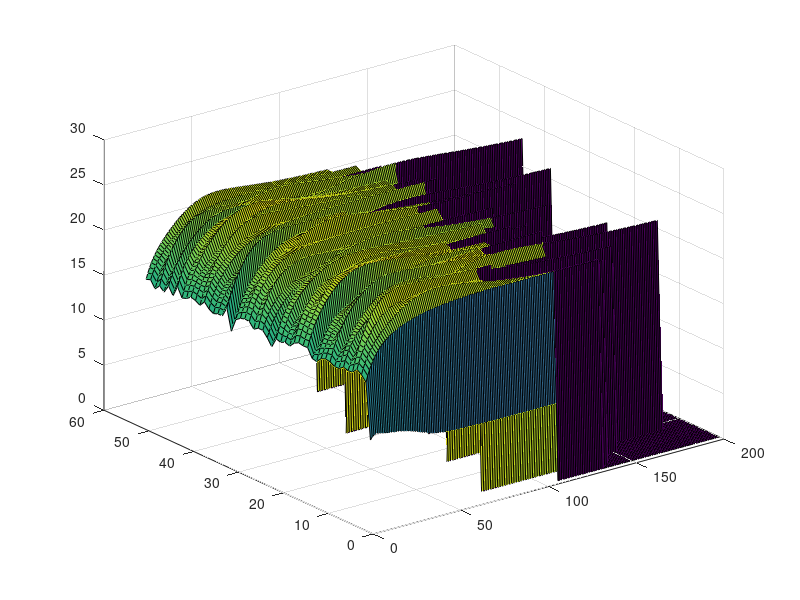

The MATLAB script that drew this image:
load('run_G_Depent_MEerr_test.mat', 'result')

mesh = result{1}.G_plot;
%warp_noise = result{1}.W

for i = 2:length(result)
    G = result{i}.psnr_plot;
    df = size(G,2) - size(mesh,2);
    if df > 0
        mesh = padarray(mesh, [0 df], 'post');
    elseif df < 0
        G = padarray(G, [0 -df], 'post');
    end
    mesh = [mesh; G];
    %warp_noise(i) = result{i}.W;
end

surf(mesh)
